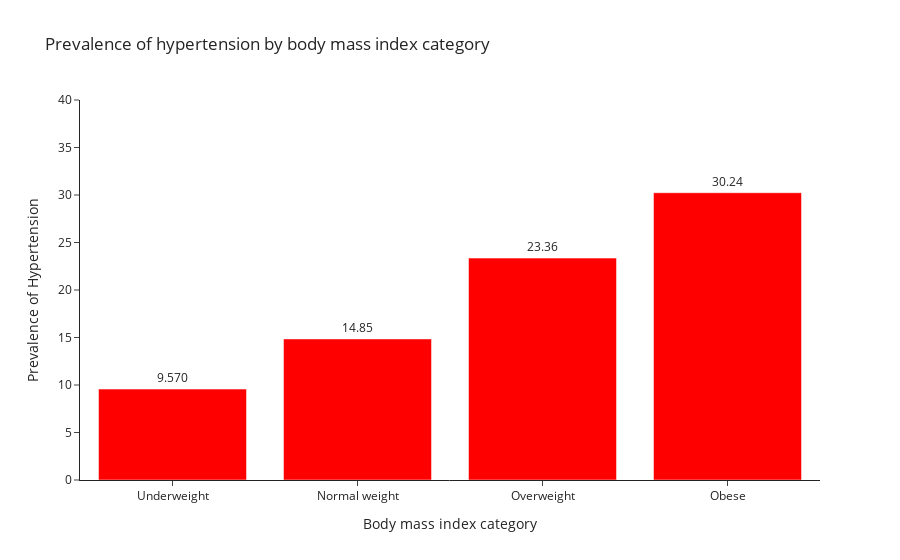

Here is the notebook cell this chart was saved with:
### Code cell
fig_prev_bmi = px.bar(prev_bmi,
                        x = "bmi_cat2",
                        y = "Prevalence of Hypertension", 
                  # color = "sex",
            barmode = "group",
           # facet_col = "year",
            template="simple_white",
            title = "Prevalence of hypertension by body mass index category",
                   text_auto='.4s'
                       )
fig_prev_bmi.update_yaxes(title_text = "Prevalence of Hypertension")
fig_prev_bmi.update_xaxes(title_text = "Body mass index category")
fig_prev_bmi.update_traces(textfont_size = 12, textangle = 0, textposition = "outside", cliponaxis = False)
fig_prev_bmi.update_traces(marker_color = 'red')
fig_prev_bmi.update_yaxes(range= [0, 40])
fig_prev_bmi.show()

### Figure 1 — Plotly figure (JSON) as saved in the notebook; plotly's stock layout.template omitted (floating-point values rounded to 4 significant figures)
{"data": [{"alignmentgroup": "True", "cliponaxis": false, "hovertemplate": "bmi_cat2=%{x}<br>Prevalence of Hypertension=%{y}<extra></extra>", "legendgroup": "", "marker": {"color": "red", "pattern": {"shape": ""}}, "name": "", "offsetgroup": "", "orientation": "v", "showlegend": false, "textangle": 0, "textfont": {"size": 12}, "textposition": "outside", "texttemplate": "%{y:.4s}", "type": "bar", "x": ["Underweight", "Normal weight", "Overweight", "Obese"], "xaxis": "x", "y": [9.57, 14.85, 23.36, 30.24], "yaxis": "y"}], "layout": {"barmode": "group", "legend": {"tracegroupgap": 0}, "title": {"text": "Prevalence of hypertension by body mass index category"}, "xaxis": {"anchor": "y", "domain": [0, 1], "title": {"text": "Body mass index category"}}, "yaxis": {"anchor": "x", "domain": [0, 1], "range": [0, 40], "title": {"text": "Prevalence of Hypertension"}}}}
